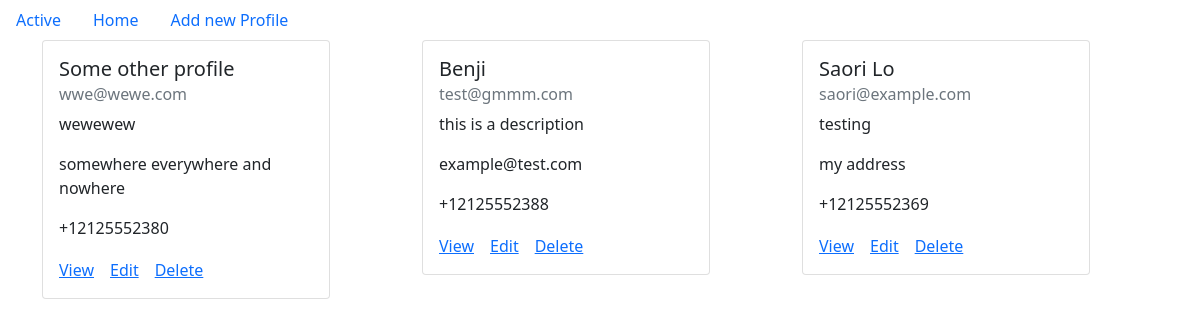
The page / on the database its author committed.
### personalprofile/models.py (models this page shows, shortened)
class PersonalProfile(models.Model):
    name = models.CharField(max_length=200)
    address = models.CharField(max_length=200)
    email = models.CharField(max_length=200)
    description  = models.TextField(null=True)
    phone_no = PhoneNumberField(blank=True, unique=True)
    updated_at = models.DateTimeField(auto_now=True)
    published_at = models.DateTimeField(default=timezone.now)
    class Meta:
        ordering = ['-published_at']

### personalprofile/views.py (the view)
# urls.py: path('', views.IndexView.as_view(), name='index'),
class IndexView(generic.ListView):
    model = PersonalProfile
    template_name = 'index.html'

### templates/index.html
{% extends 'base.html' %} {% block content %} {% for item in object_list %}
<div class="col">
  <div class="card" style="width: 18rem">
    <div class="card-body">
      <h5 class="card-title">{{item.name}}</h5>
      <h6 class="card-subtitle mb-2 text-muted">{{item.email}}</h6>
      <p class="card-text">{{item.description}}</p>
      <p class="card-text">{{item.address}}</p>
      <p class="card-text">{{item.phone_no}}</p>
      <div class="btn-group">
        <a href="#" class="card-link">View</a>
        <a href="{% url 'personalprofile:edit' item.pk %}" class="card-link"
          >Edit</a
        >
        <a href="{% url 'personalprofile:delete' item.pk %}" class="card-link"
          >Delete</a
        >
      </div>
    </div>
  </div>
</div>
{% endfor %} {% endblock %}

### templates/base.html (shortened to what this page needs)
<!DOCTYPE html>
<html lang="en">
  <head>
    <link
      href="https://cdn.jsdelivr.net/npm/bootstrap@5.0.0-beta3/dist/css/bootstrap.min.css"
      rel="stylesheet"
    />
  </head>
  <body>
    <header>{% include 'navbar.html' %}</header>
    <div class="container">
      <div class="row">{% block content %} {% endblock %}</div>
    </div>
  </body>
</html>

### templates/navbar.html
<ul class="nav">
  <li class="nav-item">
    <a class="nav-link active" aria-current="page" href="#">Active</a>
  </li>
  <li class="nav-item">
    <a class="nav-link" href="/">Home</a>
  </li>
  <li class="nav-item">
    <a class="nav-link" href="{% url 'personalprofile:add' %}"
      >Add new Profile</a
    >
  </li>
</ul>

### rows shown on the page
PersonalProfile: name "Some other profile", email "wwe@wewe.com", description "wewewew", address "somewhere everywhere and nowhere", phone_no "+12125552380"
PersonalProfile: name "Benji", email "test@gmmm.com", description "this is a description", address "example@test.com", phone_no "+12125552388"
PersonalProfile: name "Saori Lo", email "saori@example.com", description "testing", address "my address", phone_no "+12125552369"
